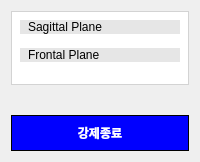
     <widget class="QWidget" name="LeftCol" native="true">
      <property name="styleSheet">
       <string notr="true">QWidget{
 background-color: none;
border: none
}</string>
      </property>
      <layout class="QVBoxLayout" name="verticalLayout" stretch="10,4,1">
       <property name="spacing">
        <number>15</number>
       </property>
       <item>
        <widget class="QWidget" name="animatio_widget" native="true">
         <property name="sizePolicy">
          <sizepolicy hsizetype="Expanding" vsizetype="Preferred">
           <horstretch>0</horstretch>
           <verstretch>0</verstretch>
          </sizepolicy>
         </property>
         <property name="styleSheet">
          <string notr="true">QWidget{
background-color: rgb(255, 255, 255);
border: 1px solid rgb(211, 211, 211)

}</string>
         </property>
         <layout class="QVBoxLayout" name="verticalLayout_2" stretch="1,3,1,3">
          <property name="spacing">
           <number>0</number>
          </property>
          <item>
           <widget class="QLabel" name="SagittalPlane">
            <property name="styleSheet">
             <string notr="true">QLabel{
    border: none;
   background-color: rgb(230, 230, 230);
   padding-left: 5px

}</string>
            </property>
            <property name="text">
             <string>Sagittal Plane</string>
            </property>
           </widget>
          </item>
          <item>
           <widget class="QLabel" name="FrontalPlane">
            <property name="styleSheet">
             <string notr="true">QLabel{

border: none
}</string>
            </property>
            <property name="text">
             <string/>
            </property>
           </widget>
          </item>
          <item>
           <widget class="QLabel" name="animation_walking1">
            <property name="styleSheet">
             <string notr="true">QLabel{
    border: none;
   background-color: rgb(230, 230, 230);
   padding-left: 5px


}</string>
            </property>
            <property name="text">
             <string>Frontal Plane</string>
            </property>
           </widget>
          </item>
          <item>
           <widget class="QLabel" name="animation_walking2">
            <property name="styleSheet">
             <string notr="true">QLabel{

border: none

}</string>
            </property>
            <property name="text">
             <string/>
            </property>
           </widget>
          </item>
         </layout>
        </widget>
       </item>
       <item>
        <widget class="QWidget" name="foot_widget_1" native="true">
         <property name="styleSheet">
          <string notr="true">QWidget{
background-color: rgb(255, 255, 255);
border: 1px solid rgb(211, 211, 211)

}</string>
         </property>
        </widget>
       </item>
       <item>
        <widget class="QWidget" name="button1" native="true">
         <property name="styleSheet">
          <string notr="true">QWidget{
 background-color: blue;
border: 1px solid black
}</string>
         </property>
         <layout class="QHBoxLayout" name="horizontalLayout_2">
          <item>
           <widget class="QPushButton" name="pushButton">
            <property name="styleSheet">
             <string notr="true">QPushButton{
 color: white;
 border : none;
	font: 12pt &quot;MS Shell Dlg 2&quot;;
font-weight: bold;



}</string>
            </property>
            <property name="text">
             <string>강제종료</string>
            </property>
           </widget>
          </item>
         </layout>
        </widget>
       </item>
      </layout>
     </widget>
